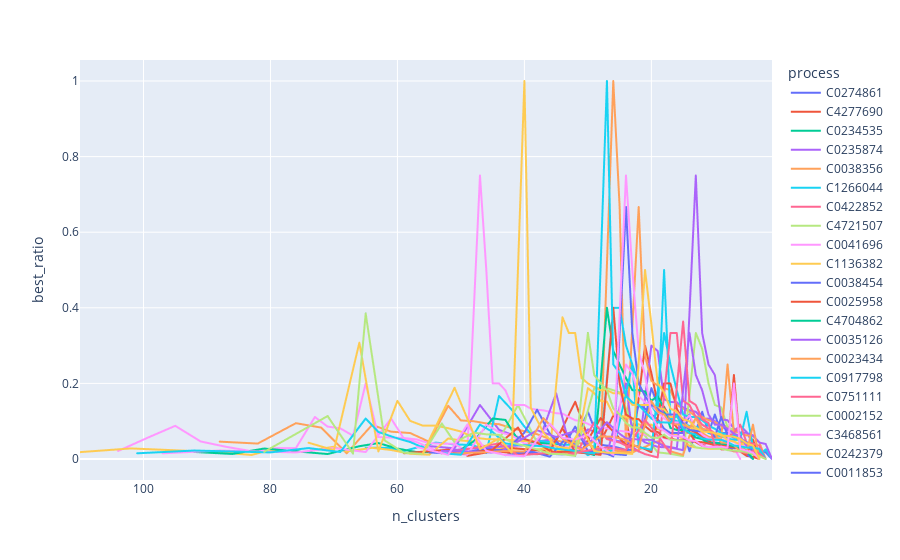

Here is the notebook cell this chart was saved with:
### Code cell
import plotly.express as px
fig = px.line(cluster_analysis, x="n_clusters", y="best_ratio", color="process")
fig.update_layout(xaxis = dict(autorange = 'reversed'))
fig.show()
